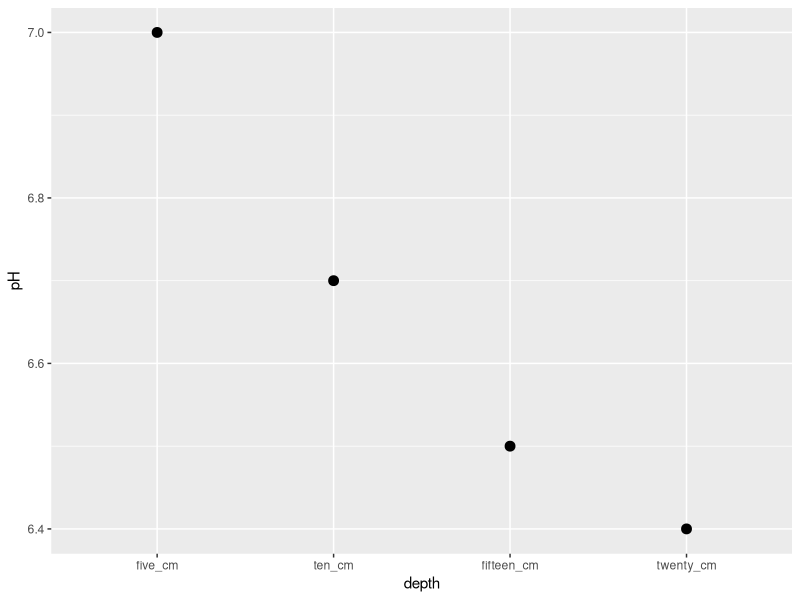
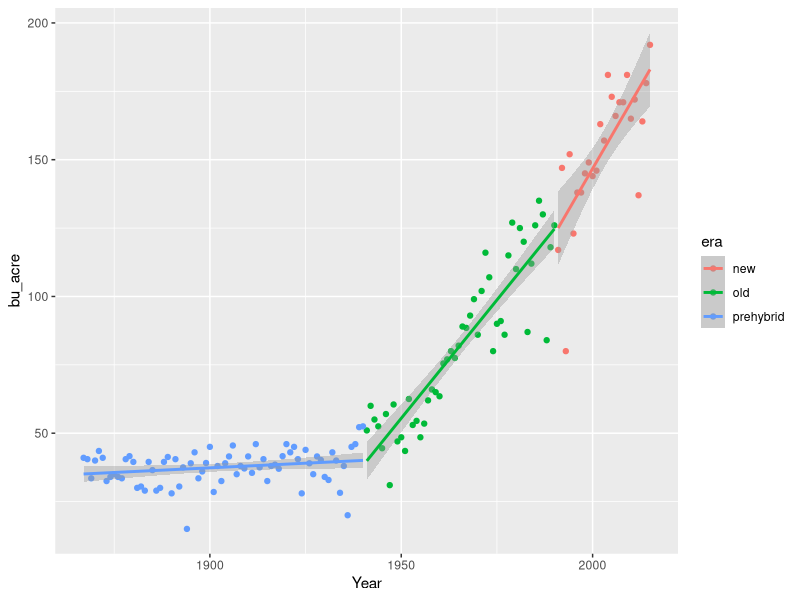
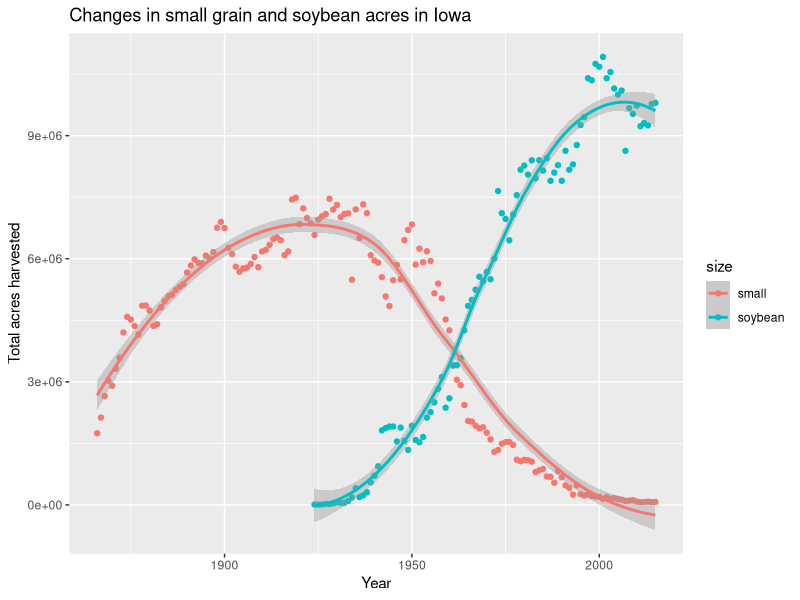

The R source for these figures, in order:
## ---- include=FALSE------------------------------------------------------
library(tidyverse)

## ---- echo=FALSE---------------------------------------------------------
df<-data.frame(property=c("pH", "NO3", "clay", "silt", "sand"),
                    five_cm = c(7, 35, 20, 20, 60),
                    ten_cm = c(6.7, 22, 20, 20, 60),
                    fifteen_cm = c(6.5, 20, 20, 20, 60),
                    twenty_cm = c(6.4, 18, 20, 20, 60),
                   stringsAsFactors=FALSE)

soil<-as_tibble(df)
soil

## ---- echo=FALSE---------------------------------------------------------
soil

## ---- echo=FALSE---------------------------------------------------------
soil

## ------------------------------------------------------------------------
tidy_soil<-gather(soil, five_cm, ten_cm, fifteen_cm, twenty_cm, 
                  key=depth, value=value)
tidy_soil

## ------------------------------------------------------------------------
filter(tidy_soil, property == "pH")%>%
ggplot(aes(x=factor(depth, levels = c("five_cm", "ten_cm", "fifteen_cm", "twenty_cm")), y=value))+
  geom_point(size=3)+
  labs(x="depth", y="pH")

## ---- echo=FALSE, include=FALSE------------------------------------------
crops<-read_csv("data/NASS-Iowa.csv")

## ---- echo=FALSE---------------------------------------------------------
oats<-(crops[crops$Commodity == "OATS", c(2, 16, 17, 20)])  
head(oats)

## ---- echo=TRUE, eval=FALSE----------------------------------------------
## finally_last_step(
##   and_then_third(
##     then_second(
##       do_first(data)
##     )
##   )
## )

## ---- echo=TRUE, eval=FALSE----------------------------------------------
## data%>%
##   do_first()%>%
##   then_second()%>%
##   and_then_third()%>%
##   finally_last_step()

## ---- echo=FALSE---------------------------------------------------------
biomass<-data.frame(trt = c("0", "100", "130", "150"),
               block = c("A", "A", "A", "A"),
                    part=c("leaf", "stem", "fruit", "root"),
                    may = c(5.5, 5.7, 0, 12.0),
                    june = c(7.5, 6.7, 2.0, 14.0),
                    july = c(12.5, 7.7, 8.2, 22.5),
                    august = c(12.5, 7.7, 8.8, 22.0),
                   stringsAsFactors=FALSE)

biomass<-as_tibble(biomass)
biomass


## ------------------------------------------------------------------------
gather(biomass, may, june, july, august, key = month, value = g_m2)

## ------------------------------------------------------------------------
gather(biomass, may, june, july, august, key = month, value = g_m2)%>%
  group_by(part, month)%>%
  summarise(avg = mean(g_m2))

## ---- echo=FALSE---------------------------------------------------------
head(crops)


## ---- echo=FALSE---------------------------------------------------------
crops%>%
  select(Year, State, Commodity, `Data Item`, Value)%>%   
  rename(Data = `Data Item`, bu_acre = Value)%>%         
  filter(Year > 1866, 
         Data == "CORN, GRAIN - YIELD, MEASURED IN BU / ACRE")%>% 
  mutate(era = ifelse ((Year %in% c(1867:1940)), "prehybrid",     
                        ifelse((Year %in% c(1941:1990)), "old",    
                                ifelse ((Year %in% c(1991:2015)), 
                                        "new", "nope"))))%>%
  ggplot(aes(x=Year, y=bu_acre, group=era, color=era))+                    
  geom_point()+
  geom_smooth(method=lm)


## ---- echo=FALSE, message=FALSE------------------------------------------
crops%>%
  select(Year, State, Commodity, `Data Item`, Value)%>%
  filter(Commodity %in% c("OATS", "BARLEY", "WHEAT", "RYE", "SOYBEANS") & 
           `Data Item` %in% c("OATS - ACRES HARVESTED",
                              "BARLEY - ACRES HARVESTED",
                              "WHEAT - ACRES HARVESTED",
                              "RYE - ACRES HARVESTED",
                              "SOYBEANS - ACRES HARVESTED"))%>%
  mutate(size = ifelse ((Commodity %in% c("OATS", "BARLEY", "WHEAT", "RYE")),
                        "small","soybean"))%>%
  group_by(size, Year)%>%
  summarise(total=sum(Value))%>%
  ggplot(aes(x=Year, y=total, group=size, color=size))+
  geom_point()+
  geom_smooth()+
  ggtitle("Changes in small grain and soybean acres in Iowa")+
  labs(y="Total acres harvested")

